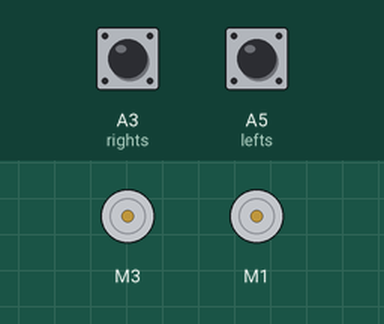
Recording of a sketch running on a simulated Arduino Uno, built with avr-gcc and run on an emulated ATmega328P. Parts: 2 × DC motor (green arrow = forward, orange = backward, longer = faster). The test bench sets the inputs (shaded band); at power-on: A3 (rights) LOW, A5 (lefts) LOW.

Above: at 1.2 s.
1.3 s: A3 (rights) pulled HIGH for 0.15 s
At 1.37 s:
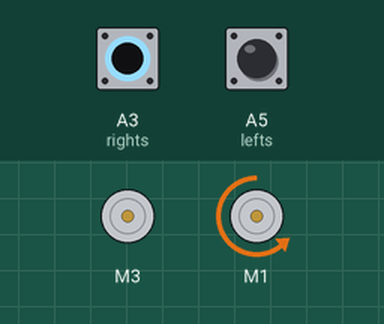
2.9 s: A5 (lefts) pulled HIGH for 0.15 s
At 2.97 s:
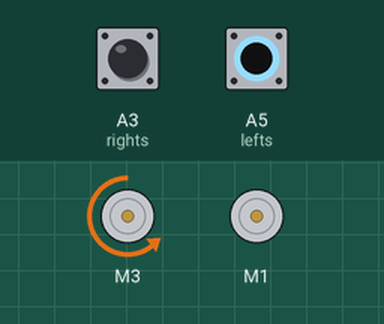
4.5 s: A5 (lefts) pulled HIGH for 3.2 s
At 8.5 s:
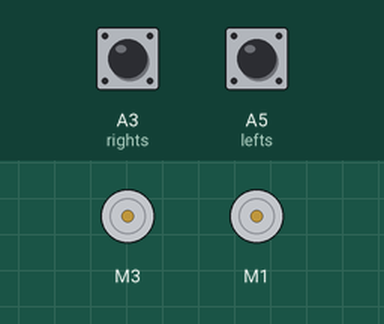
9.2 s: A3 (rights) pulled HIGH for 3.2 s
At 9.6 s:
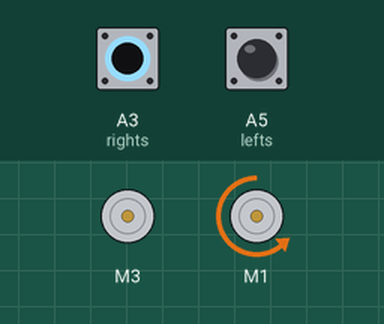
13.9 s: A3 (rights) driven HIGH and A5 (lefts) driven HIGH
At 14.4 s:
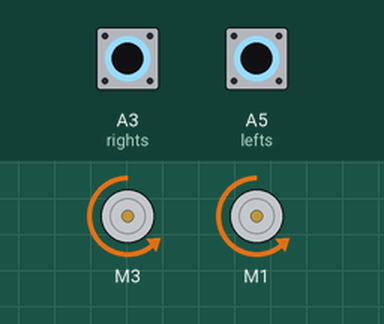
Timing chart, 0 to 16.4 s (numbered marks = the images above; inputs shaded):
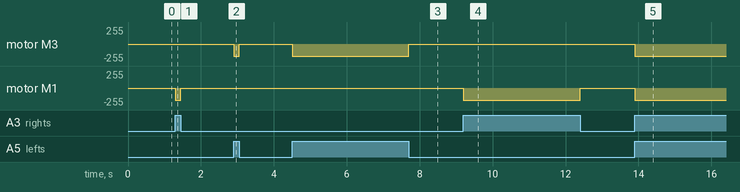

The sketch:

sensorTest.ino
```cpp
#include <AFMotor.h>

AF_DCMotor motor1(3);
AF_DCMotor motor2(1);
int lefts = A5;
int rights = A3;


void setup(){
  motor1.setSpeed(180);
  motor2.setSpeed(180);
  pinMode(lefts, INPUT);
  pinMode(rights, INPUT);
}

void loop(){                                                        // THE CODE IS IN REVERSE TYPE SO INSEAD OF MOVING FORWARD IT GOES BACKWARD
  if (digitalRead(lefts) == HIGH && digitalRead(rights) == HIGH){  //both sensor see white they will move forward
    motor1.run(BACKWARD);
    motor2.run(BACKWARD);
  } else if (digitalRead(lefts) == LOW && digitalRead(rights) == HIGH){ // left sensor see black and right see white robot will turns right
     motor1.run(RELEASE);
     motor2.run(BACKWARD);
  } else if (digitalRead(lefts) == HIGH && digitalRead(rights) == LOW){ // left sensor see white and right see black robot will turns left
     motor1.run(BACKWARD);
     motor2.run(RELEASE);
  } else if (digitalRead(lefts) == LOW && digitalRead(rights) == LOW){  // if both sensors see black it will stop
    motor1.run(RELEASE);
    motor2.run(RELEASE);
  }
}
```

Measured:
- after the input at 1.3 s, motor M1: stopped → backward 180/255 at once, → stopped 0.15 s later
- after the input at 2.9 s, motor M3: stopped → backward 180/255 at once, → stopped 0.15 s later
- after the input at 4.5 s, motor M3: stopped → backward 180/255 at once, → stopped 3.2 s later
- after the input at 9.2 s, motor M1: stopped → backward 180/255 at once, → stopped 3.2 s later
- after the input at 13.9 s, motor M3, motor M1: stopped → backward 180/255 at once
